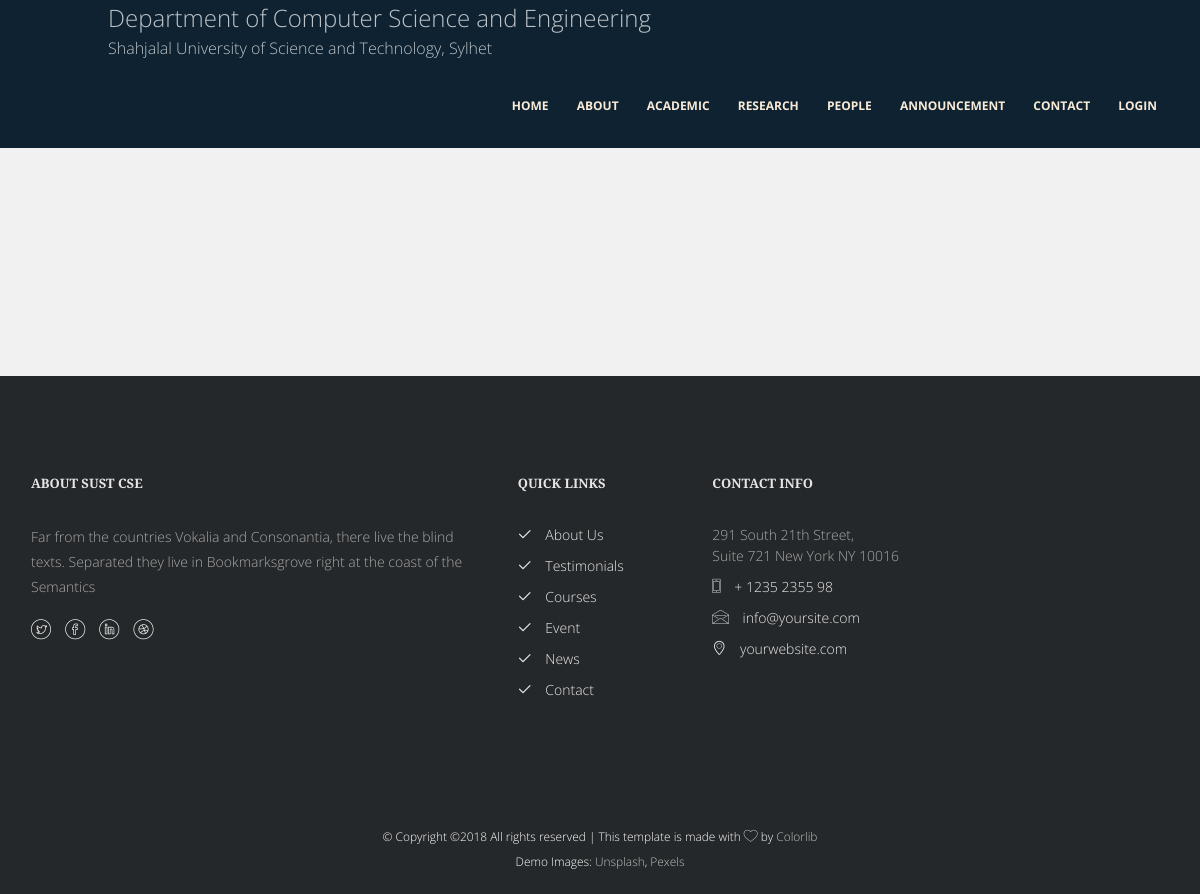
Page /people/faculty/ on the earlier database version.
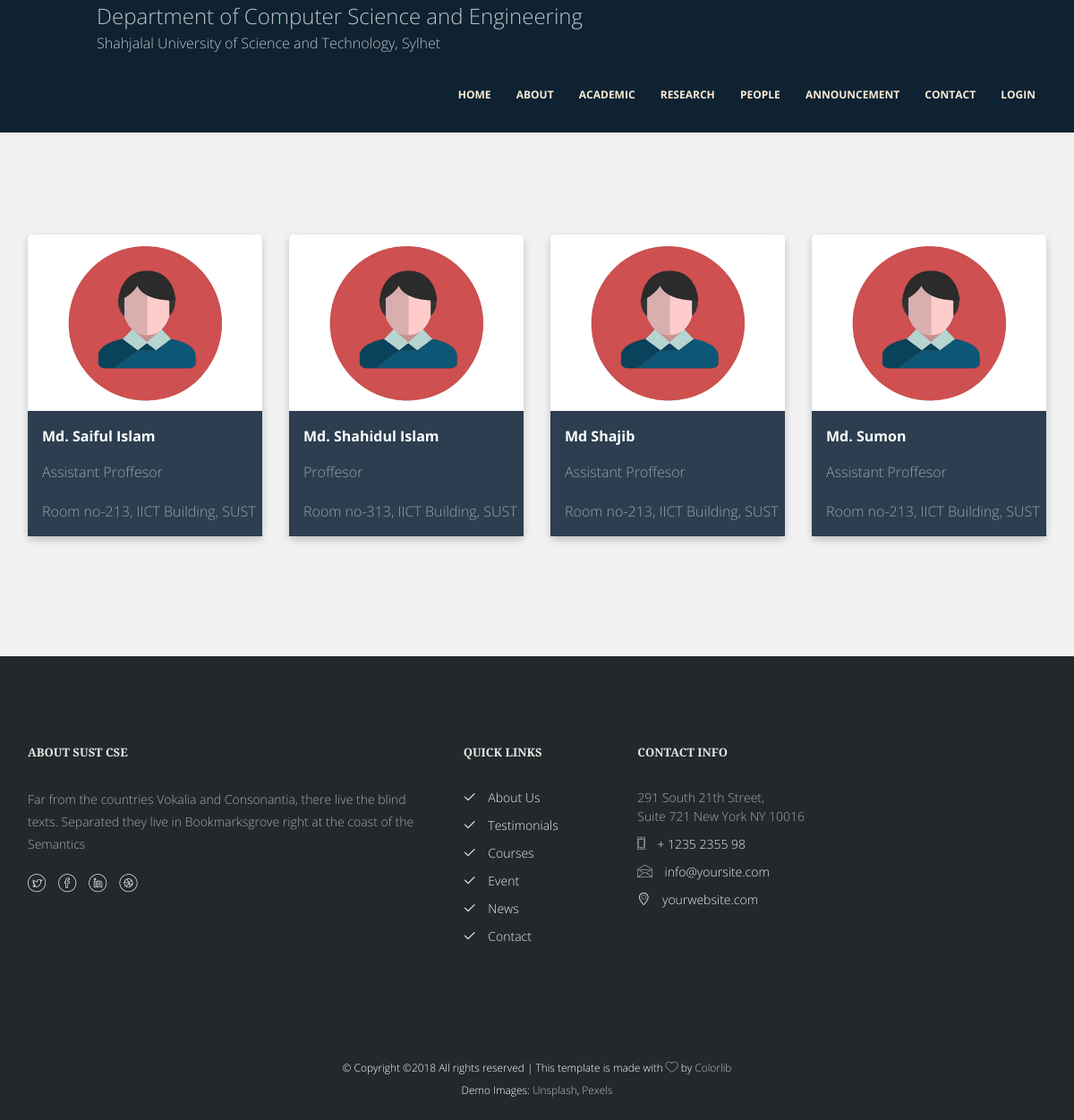
Same page on the later database version.
### people/models.py (models this page shows, shortened)
class People(models.Model):
    name = models.CharField(max_length=200)
    designation = models.CharField(max_length=200)
    image = models.ImageField(blank=True, null=True, upload_to='people/images/')
    office = models.CharField(max_length=200)
    contact = models.CharField(max_length=200, blank=True, null=True)
    email = models.EmailField(blank=True, null=True)
    socialLinks = ["Dribbble.png", "Facebook.png", "Github.png", "YouTube.png", "Twitter.png", "Pinterest.png",
                   "Linkedin.png", "Google+.png", "Snapchat.png", "Instagram.png"]
    class Meta:
        abstract = True

class Faculty(People):
    research_interest = models.ManyToManyField(ResearchArea, related_name="faculty")
    STATUS = (
        ('in_service', 'In service'),
        ('on_leave', 'On leave'),
        ('ex', 'Ex Faculty'),
    )
    status = models.CharField(max_length=20, choices=STATUS)
    class Meta:
        verbose_name_plural = "faculties"

### people/views.py (the view)
# urls.py: path('faculty/', views.faculty, name='faculty'),
def faculty(request):
    faculties = Faculty.objects.all()
    context={'faculties': faculties}
    return render(request, 'people/faculty.html', context)

### templates/people/faculty.html (shortened to what this page needs)
{% extends 'base.html' %}
{% block content %}
<div class="content-faculty-detail">
    <div class="colorlib-classes">
        <div class="container">
            <div class="row">
                {% for faculty in faculties %}
                <div class="col-md-3">
                    <div class="card">
                        <center>
                            <a href="{% url 'faculty_detail' faculty.id %}">
                                <img src="/static/images/people/no_image_available.png" alt="Avatar"
                                     style="width:75%; margin: auto; padding: 10px;">
                            </a>
                        </center>
                        <div class="card-bottom">
                            <p class="people-detail">
                                <b>
                                    <a class="people-title" href="{% url 'faculty_detail' faculty.id %}">
                                        {{faculty.name}}</a>
                                </b>
                            <p class="people-designation">{{faculty.designation}}</p>
                            <p class="people-designation" style="padding-bottom: 1em">{{faculty.office}}</p>
                            </p>
                        </div>
                    </div>
                </div>
                {% endfor %}
            </div>
        </div>
    </div>
</div>
{% endblock %}

### templates/base.html (shortened to what this page needs)
{% load static %}
<!DOCTYPE html>
<html lang="en">
<head>
	<link rel="stylesheet" href="{% static 'css/animate.css' %}">
	<link rel="stylesheet" href="{% static 'css/sidenav.css' %}">
	<link rel="stylesheet" href="{% static 'css/icomoon.css' %}">
	<link rel="stylesheet" href="{% static 'css/bootstrap.css' %}">
    <link rel="stylesheet" href="{% static 'css/people_style.css' %}">
	<link rel="stylesheet" href="{% static 'css/magnific-popup.css' %}">
	<link rel="stylesheet" href="{% static 'css/flexslider.css' %}">
	<link rel="stylesheet" href="{% static 'css/owl.carousel.min.css' %}">
	<link rel="stylesheet" href="{% static 'css/owl.theme.default.min.css' %}">
	<link rel="stylesheet" href="{% static 'fonts/flaticon/font/flaticon.css' %}">
	<link rel="stylesheet" href="{% static 'css/style.css' %}">
</head>
<body>
<div id="page">
    <nav class="colorlib-nav top-bar" role="navigation">
        <div class="row">
            <a href="{% url 'index' %}" >
                <p class="top-bar-text">
                        <span class="top-bar-header">Department of Computer Science and Engineering</span>
                        <span>Shahjalal University of Science and Technology, Sylhet</span>
                    </p>
            </a>
            </div>
        <div class="top-menu">
            <div class="container">
                <div class="row">
                    <div class="col-md-12 text-right menu-1">
                        <ul>
                            <li><a class="menu-text" href="{% url 'index' %}">Home</a></li>
                            <li><a class="menu-text" href="{% url 'about' %}">About</a></li>
                            <li class="has-dropdown">
                                <a class="menu-text" href="#">Academic</a>
                            </li>
                            <li class="has-dropdown">
                                <a class="menu-text" href="#">Research</a>
                            </li>
                            <li class="has-dropdown">
                                <a href="#">People</a>
                            </li>
                            <li class="has-dropdown">
                                <a href="#">Announcement</a>
                            </li>
                            <li><a href="contact.html">Contact</a></li>
                            <li><a href="#"><span>Login</span></a></li>
                        </ul>
                    </div>
                </div>
            </div>
        </div>
    </nav>
    {% block content %}{% endblock %}
    <footer id="colorlib-footer">
        <div class="container">
            <div class="row row-pb-md">
                <div class="col-md-5 colorlib-widget">
                    <h4>ABOUT SUST CSE</h4>
                    <p>Far from the countries Vokalia and Consonantia, there live the blind texts. Separated they live in Bookmarksgrove right at the coast of the Semantics</p>
                    <p>
                        <ul class="colorlib-social-icons">
                            <li><a href="#"><i class="icon-twitter"></i></a></li>
                            <li><a href="#"><i class="icon-facebook"></i></a></li>
                            <li><a href="#"><i class="icon-linkedin"></i></a></li>
                            <li><a href="#"><i class="icon-dribbble"></i></a></li>
                        </ul>
                    </p>
                </div>
                <div class="col-md-2 colorlib-widget">
                    <h4>Quick Links</h4>
                    <p>
                        <ul class="colorlib-footer-links">
                            <li><a href="#"><i class="icon-check"></i> About Us</a></li>
                            <li><a href="#"><i class="icon-check"></i> Testimonials</a></li>
                            <li><a href="#"><i class="icon-check"></i> Courses</a></li>
                            <li><a href="#"><i class="icon-check"></i> Event</a></li>
                            <li><a href="#"><i class="icon-check"></i> News</a></li>
                            <li><a href="#"><i class="icon-check"></i> Contact</a></li>
                        </ul>
                    </p>
                </div>
                <div class="col-md-5 colorlib-widget">
                    <h4>Contact Info</h4>
                    <ul class="colorlib-footer-links">
                        <li>291 South 21th Street, <br> Suite 721 New York NY 10016</li>
                        <li><a href="tel://1234567920"><i class="icon-phone"></i> + 1235 2355 98</a></li>
                        <li><a href="mailto:info@yoursite.com"><i class="icon-envelope"></i> info@yoursite.com</a></li>
                        <li><a href="http://luxehotel.com"><i class="icon-location4"></i> yourwebsite.com</a></li>
                    </ul>
                </div>
            </div>
        </div>
        <div class="copy">
            <div class="container">
                <div class="row">
                    <div class="col-md-12 text-center">
                        <p>
                            <small class="block">&copy;
Copyright &copy;<script>document.write(new Date().getFullYear());</script> All rights reserved | This template is made with <i class="icon-heart" aria-hidden="true"></i> by <a href="https://colorlib.com" target="_blank">Colorlib</a>
</small><br>
                            <small class="block">Demo Images: <a href="http://unsplash.co/" target="_blank">Unsplash</a>, <a href="http://pexels.com/" target="_blank">Pexels</a></small>
                        </p>
                    </div>
                </div>
            </div>
        </div>
    </footer>
</div>
</body>
</html>

### static/css/sidenav.css (style rules this page uses)
.card { box-shadow: 0 4px 8px 0 rgba(0,0,0,0.2); transition: 0.3s; border-radius: 5px; }
img { border-radius: 5px 5px 0 0; }

### static/css/people_style.css (style rules this page uses)
* { margin: 0px; padding: 0px; }
.content-faculty-detail { background: #F1F1F1; background-repeat: no-repeat; background-size: 100% 100%; background-attachment: fixed; }
.card { background: white; box-shadow: 0 4px 8px 0 rgba(0, 0, 0, 0.2); transition: 0.3s; }
.container { padding: 2px 16px; }
.card .card-bottom { background-color: #2c3e50; }
.people-detail { margin: 0px; padding: 0px; display: block; }
.people-title { color: white; padding: 1em; display: block; margin: 0px; }
.people-designation { color: #95a5a6; display: block; margin-left: 1em; }

Differences in the rows shown:
added Faculty: name "Md. Saiful Islam", designation "Assistant Proffesor", office "Room no-213, IICT Building, SUST"
added Faculty: name "Md. Shahidul Islam", designation "Proffesor", office "Room no-313, IICT Building, SUST"
added Faculty: name "Md Shajib", designation "Assistant Proffesor", office "Room no-213, IICT Building, SUST"
added Faculty: name "Md. Sumon", designation "Assistant Proffesor", office "Room no-213, IICT Building, SUST"
